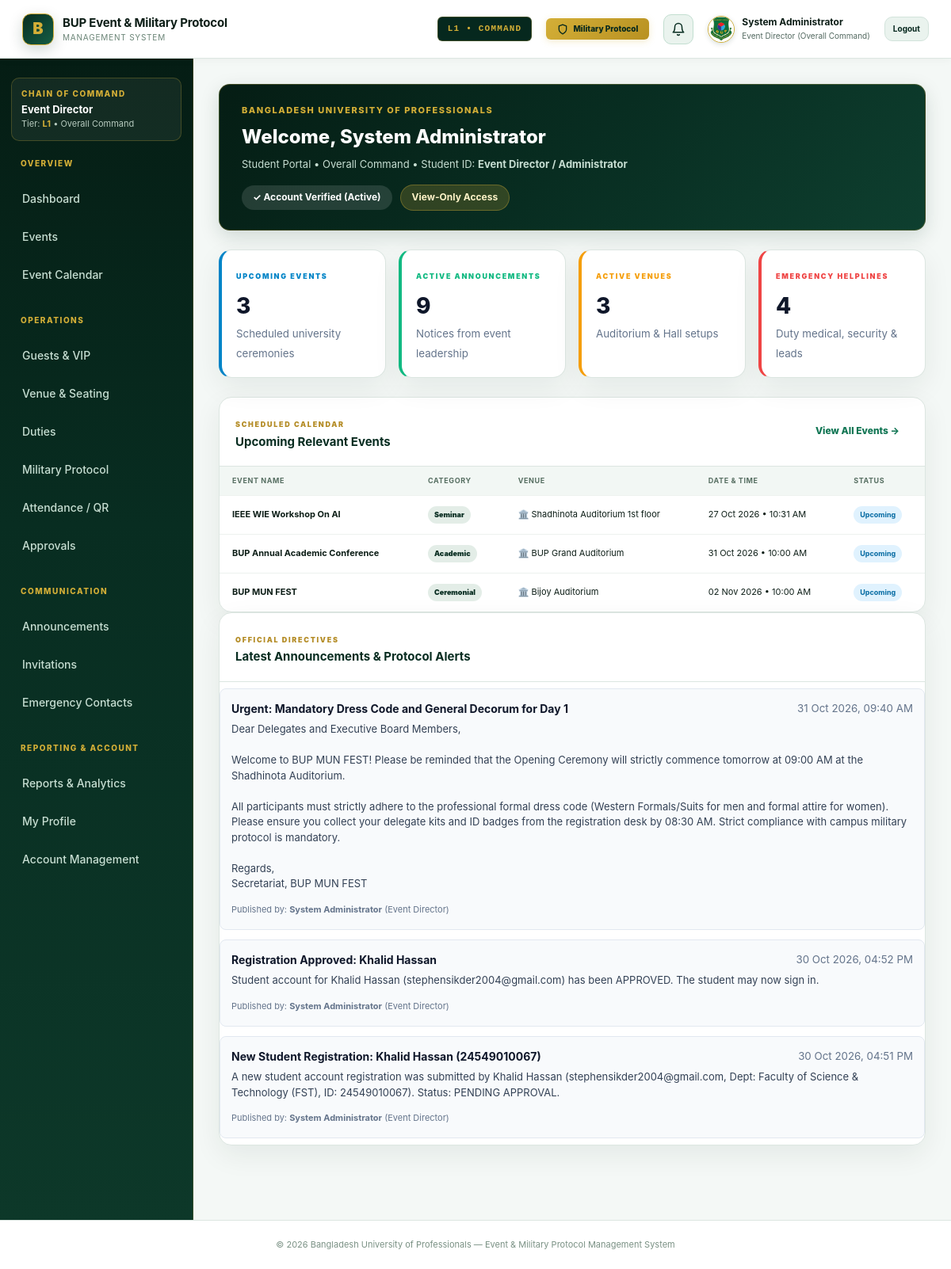
The app's page /student_dashboard.php (signed in) with its own data.
### tables this page shows
CREATE TABLE `events` (
  `id` int(10) unsigned NOT NULL AUTO_INCREMENT,
  `name` varchar(200) NOT NULL,
  `event_type` varchar(60) NOT NULL,
  `mode` enum('Offline','Online','Hybrid') NOT NULL DEFAULT 'Offline',
  `event_date` date NOT NULL,
  `event_time` time NOT NULL,
  `venue` varchar(200) NOT NULL,
  `meeting_link` varchar(255) DEFAULT NULL,
  `description` text DEFAULT NULL,
  `budget_total` decimal(12,2) NOT NULL DEFAULT 0.00,
  `budget_approved` tinyint(1) NOT NULL DEFAULT 0,
  `budget_notes` text DEFAULT NULL,
  `event_director_id` int(10) unsigned DEFAULT NULL,
  `event_coordinator_id` int(10) unsigned DEFAULT NULL,
  `venue_lead_id` int(10) unsigned DEFAULT NULL,
  `backup_person_id` int(10) unsigned DEFAULT NULL,
  `status` enum('Upcoming','Ongoing','Completed','Cancelled') NOT NULL DEFAULT 'Upcoming',
  `priority` tinyint(1) NOT NULL DEFAULT 0,
  `approval_status` enum('Draft','Pending','Approved','Rejected','Confirmed') NOT NULL DEFAULT 'Pending',
  `approved_by` int(10) unsigned DEFAULT NULL,
  `approved_at` datetime DEFAULT NULL,
  `created_by` int(10) unsigned DEFAULT NULL,
  `created_at` timestamp NOT NULL DEFAULT current_timestamp(),
  `updated_at` timestamp NOT NULL DEFAULT current_timestamp() ON UPDATE current_timestamp(),
  PRIMARY KEY (`id`),
  KEY `idx_event_date` (`event_date`),
  KEY `idx_event_status` (`status`),
  KEY `created_by` (`created_by`),
  KEY `approved_by` (`approved_by`),
  CONSTRAINT `events_ibfk_1` FOREIGN KEY (`created_by`) REFERENCES `users` (`id`) ON DELETE SET NULL,
  CONSTRAINT `events_ibfk_2` FOREIGN KEY (`approved_by`) REFERENCES `users` (`id`) ON DELETE SET NULL
);

CREATE TABLE `announcements` (
  `id` int(10) unsigned NOT NULL AUTO_INCREMENT,
  `title` varchar(200) NOT NULL,
  `message` text NOT NULL,
  `created_by` int(10) unsigned DEFAULT NULL,
  `created_at` timestamp NOT NULL DEFAULT current_timestamp(),
  PRIMARY KEY (`id`),
  KEY `created_by` (`created_by`),
  CONSTRAINT `announcements_ibfk_1` FOREIGN KEY (`created_by`) REFERENCES `users` (`id`) ON DELETE SET NULL
);

CREATE TABLE `users` (
  `id` int(10) unsigned NOT NULL AUTO_INCREMENT,
  `name` varchar(120) NOT NULL,
  `email` varchar(160) NOT NULL,
  `password_hash` varchar(255) NOT NULL,
  `role` enum('Admin','Event Director','Event Coordinator','Department Lead','Supervisor','Staff / Volunteer','Military Command','BUP Official','Student') NOT NULL DEFAULT 'Staff / Volunteer',
  `department` varchar(60) DEFAULT NULL,
  `level` enum('L1','L2','L3','L4','L5','L6','L7','L8') NOT NULL DEFAULT 'L5',
  `reports_to_id` int(10) unsigned DEFAULT NULL,
  `backup_person_id` int(10) unsigned DEFAULT NULL,
  `protocol_level` enum('None','Higher Command','Division','Brigade','Battalion','Company','Platoon','Section','Individual Soldier') NOT NULL DEFAULT 'None',
  `parent_command_id` int(10) unsigned DEFAULT NULL,
  `command_code` varchar(50) DEFAULT NULL,
  `designation` varchar(160) DEFAULT NULL,
  `student_id` varchar(50) DEFAULT NULL,
  `phone` varchar(40) DEFAULT NULL,
  `avatar` varchar(255) DEFAULT NULL,
  `status` enum('Active','Inactive','Pending','Rejected') NOT NULL DEFAULT 'Active',
  `failed_attempts` int(11) NOT NULL DEFAULT 0,
  `last_login` datetime DEFAULT NULL,
  `created_at` timestamp NOT NULL DEFAULT current_timestamp(),
  PRIMARY KEY (`id`),
  UNIQUE KEY `email` (`email`)
);

### config/auth.php (called while the page is built, shortened)
<?php
function current_user(): ?array
{
    return $_SESSION['user'] ?? null;
}

### config/config.php (called while the page is built, shortened)
<?php
function e(?string $value): string {
    return htmlspecialchars($value ?? '', ENT_QUOTES, 'UTF-8');
}

### student_dashboard.php (the view, shortened to what this page needs)
<?php
require_once __DIR__ . '/config/auth.php';
$pdo = db();
$user = current_user();
$activeTab = $_GET['tab'] ?? 'overview';
$events = $pdo->query("
    SELECT id, name as title, event_type, venue, event_date, event_time, status, description
    FROM events
    WHERE status IN ('Upcoming', 'Ongoing')
    ORDER BY event_date ASC, event_time ASC
")->fetchAll();
$announcements = $pdo->query("
    SELECT a.*, u.name as publisher_name, u.role as publisher_role
    FROM announcements a
    LEFT JOIN users u ON u.id = a.created_by
    ORDER BY a.created_at DESC
    LIMIT 10
")->fetchAll();
$emergencyContacts = $pdo->query("
    SELECT * FROM emergency_contacts
    ORDER BY department ASC, name ASC
")->fetchAll();
$venueStatus = $pdo->query("
    SELECT venue, COUNT(*) as event_count
    FROM events
    WHERE status IN ('Upcoming', 'Ongoing')
    GROUP BY venue
")->fetchAll();
require __DIR__ . '/includes/header.php';
?>
        <div style="background:linear-gradient(135deg, #051d14 0%, #082d21 50%, #0e3f2f 100%); color:#fff; border-radius:14px; padding:24px 28px; margin-bottom:24px; border:1px solid rgba(212,175,55,0.25); box-shadow:0 8px 24px rgba(8,45,33,0.15);">
            <div style="display:flex; justify-content:space-between; align-items:flex-start; flex-wrap:wrap; gap:16px;">
                <div>
                    <span style="font-size:11px; font-weight:800; letter-spacing:1.5px; text-transform:uppercase; color:#d4af37; display:block; margin-bottom:6px;">
                        BANGLADESH UNIVERSITY OF PROFESSIONALS
                    </span>
                    <h1 style="margin:0; font-size:24px; font-weight:800; color:#ffffff;">
                        Welcome, <?= e($user['name']) ?>
                    </h1>
                    <p style="margin:6px 0 0; color:#c7ded2; font-size:13px;">
                        Student Portal &bull; <?= e($user['department']) ?> &bull; Student ID: <strong><?= e($user['student_id'] ?: $user['designation']) ?></strong>
                    </p>
                </div>
                <div style="display:flex; gap:10px; align-items:center;">
                    <span style="background:rgba(255,255,255,0.12); color:#fff; padding:6px 14px; border-radius:20px; font-size:12px; font-weight:700;">
                        ✓ Account Verified (Active)
                    </span>
                    <span style="background:rgba(212,175,55,0.2); border:1px solid rgba(212,175,55,0.35); color:#fef3c7; padding:6px 14px; border-radius:20px; font-size:12px; font-weight:700;">
                        View-Only Access
                    </span>
                </div>
            </div>
        </div>
        <?php if ($activeTab === 'overview'): ?>
            <div style="display:grid; grid-template-columns:repeat(auto-fit, minmax(200px, 1fr)); gap:16px; margin-bottom:24px;">
                <div class="panel" style="padding:18px; margin-bottom:0; border-left:4px solid #0284c7;">
                    <span class="eyebrow" style="color:#0284c7;">UPCOMING EVENTS</span>
                    <div style="font-size:28px; font-weight:800; color:#0f172a; margin-top:6px;"><?= count($events) ?></div>
                    <small style="color:#64748b;">Scheduled university ceremonies</small>
                </div>
                <div class="panel" style="padding:18px; margin-bottom:0; border-left:4px solid #10b981;">
                    <span class="eyebrow" style="color:#10b981;">ACTIVE ANNOUNCEMENTS</span>
                    <div style="font-size:28px; font-weight:800; color:#0f172a; margin-top:6px;"><?= count($announcements) ?></div>
                    <small style="color:#64748b;">Notices from event leadership</small>
                </div>
                <div class="panel" style="padding:18px; margin-bottom:0; border-left:4px solid #f59e0b;">
                    <span class="eyebrow" style="color:#f59e0b;">ACTIVE VENUES</span>
                    <div style="font-size:28px; font-weight:800; color:#0f172a; margin-top:6px;"><?= count($venueStatus) ?></div>
                    <small style="color:#64748b;">Auditorium &amp; Hall setups</small>
                </div>
                <div class="panel" style="padding:18px; margin-bottom:0; border-left:4px solid #ef4444;">
                    <span class="eyebrow" style="color:#ef4444;">EMERGENCY HELPLINES</span>
                    <div style="font-size:28px; font-weight:800; color:#0f172a; margin-top:6px;"><?= count($emergencyContacts) ?></div>
                    <small style="color:#64748b;">Duty medical, security &amp; leads</small>
                </div>
            </div>
            <section class="panel">
                <div class="panel-head">
                    <div>
                        <span class="eyebrow">SCHEDULED CALENDAR</span>
                        <h2>Upcoming Relevant Events</h2>
                    </div>
                    <a href="?tab=events" class="btn btn-secondary" style="font-size:12px; padding:6px 12px;">View All Events &rarr;</a>
                </div>
                <div class="table-wrap">
                    <table class="user-table">
                        <thead>
                            <tr>
                                <th>Event Name</th>
                                <th>Category</th>
                                <th>Venue</th>
                                <th>Date &amp; Time</th>
                                <th>Status</th>
                            </tr>
                        </thead>
                        <tbody>
                            <?php if (empty($events)): ?>
                                <tr><td colspan="5" style="text-align:center; padding:20px; color:#64748b;">No upcoming events scheduled currently.</td></tr>
                            <?php else: ?>
                                <?php foreach (array_slice($events, 0, 4) as $ev): ?>
                                <tr>
                                    <td><strong><?= e($ev['title']) ?></strong></td>
                                    <td><span class="badge badge-subtle"><?= e($ev['event_type']) ?></span></td>
                                    <td>🏛️ <?= e($ev['venue']) ?></td>
                                    <td><?= date('d M Y', strtotime($ev['event_date'])) ?> &bull; <?= date('h:i A', strtotime($ev['event_time'])) ?></td>
                                    <td><span class="badge" style="background:#e0f2fe; color:#0369a1; font-weight:700;"><?= e($ev['status']) ?></span></td>
                                </tr>
                                <?php endforeach; ?>
                            <?php endif; ?>
                        </tbody>
                    </table>
                </div>
            </section>
            <section class="panel">
                <div class="panel-head">
                    <div>
                        <span class="eyebrow">OFFICIAL DIRECTIVES</span>
                        <h2>Latest Announcements &amp; Protocol Alerts</h2>
                    </div>
                </div>
                <div style="display:flex; flex-direction:column; gap:12px; padding:8px 0;">
                    <?php if (empty($announcements)): ?>
                        <p style="color:#64748b; font-size:13px;">No announcements published yet.</p>
                    <?php else: ?>
                        <?php foreach (array_slice($announcements, 0, 3) as $an): ?>
                            <div style="padding:14px; background:#f8fafc; border:1px solid #e2e8f0; border-radius:8px;">
                                <div style="display:flex; justify-content:space-between; align-items:center; margin-bottom:6px;">
                                    <strong style="color:#0f172a; font-size:14px;"><?= e($an['title']) ?></strong>
                                    <small style="color:#64748b;"><?= date('d M Y, h:i A', strtotime($an['created_at'])) ?></small>
                                </div>
                                <p style="margin:0 0 8px; font-size:13px; color:#334155; line-height:1.5;"><?= nl2br(e($an['message'])) ?></p>
                                <small style="color:#64748b; font-size:11px;">Published by: <strong><?= e($an['publisher_name'] ?? 'BUP Command') ?></strong> (<?= e($an['publisher_role'] ?? 'Authority') ?>)</small>
                            </div>
                        <?php endforeach; ?>
                    <?php endif; ?>
                </div>
            </section>
        <?php endif; ?>
<?php require __DIR__ . '/includes/footer.php'; ?>

### assets/css/style.css (style rules this page uses)
:root { --navy:#082d21; --navy2:#0e3f30; --ink:#0d1e17; --muted:#536960; --line:#dce6e1; --bg:#f4f8f6; --white:#fff; --gold:#d4af37; --gold2:#fcf4db; --green:#15803d; --red:#c33d4b; --blue:#1e598a; --shadow:0 12px 35px rgba(8,45,33,.07); --radius:16px; }
* { box-sizing:border-box }
html { scroll-behavior:smooth }
body { margin:0;font-family:Inter,ui-sans-serif,system-ui,-apple-system,BlinkMacSystemFont,"Segoe UI",sans-serif;background:var(--bg);color:var(--ink);line-height:1.55 }
a { text-decoration:none;color:inherit }
.eyebrow { font-size:9px;font-weight:900;letter-spacing:1.7px;color:#b48c26;text-transform:uppercase }
.btn { border:0;border-radius:10px;padding:10px 15px;font-weight:800;font-size:12px;display:inline-flex;align-items:center;justify-content:center;gap:7px;transition:.2s }
.panel { background:#fff;border:1px solid var(--line);border-radius:var(--radius);box-shadow:var(--shadow);overflow:hidden }
.panel-head { padding:19px 20px;border-bottom:1px solid var(--line);display:flex;align-items:center;justify-content:space-between;gap:15px }
.panel-head h2 { margin:0;font-size:15px;color:#082d21 }
.panel-head a { font-size:11px;color:#107553;font-weight:800 }
.table-wrap { overflow:auto }
table { border-collapse:collapse;width:100%;font-size:11px }
th { text-align:left;background:#f2f7f4;color:#576f62;font-size:9px;letter-spacing:.6px;text-transform:uppercase;padding:11px 16px;white-space:nowrap }
td { padding:13px 16px;border-top:1px solid #edf2ef;vertical-align:middle }
td strong { display:block }
.badge { display:inline-block;border-radius:999px;padding:4px 8px;font-size:9px;font-weight:900;background:#e3ede7;color:var(--navy) }
body:has(.app-shell) { overflow: hidden; }

### records on screen
events: name "IEEE WIE Workshop On AI", event_type "Seminar", venue "Shadhinota Auditorium 1st floor", event_date "27 Oct 2026", event_time "10:31 AM", status "Upcoming"
events: name "BUP Annual Academic Conference", event_type "Academic", venue "BUP Grand Auditorium", event_date "31 Oct 2026", event_time "10:00 AM", status "Upcoming"
events: name "BUP MUN FEST", event_type "Ceremonial", venue "Bijoy Auditorium", event_date "02 Nov 2026", event_time "10:00 AM", status "Upcoming"
announcements: title "Urgent: Mandatory Dress Code and General Decorum for Day 1", created_at "31 Oct 2026, 09:40 AM", message "Dear Delegates and Executive Board Members, Welcome to BUP MUN FEST! Please be reminded that the Opening Ceremony will strictly commence tomorrow at 09:00 AM at the Shadhinota Auditorium. All participants must strictly adhere to the professional formal dress code (Western Formals/Suits for men and formal attire for women). Please ensure you collect your delegate kits and ID badges from the registration desk by 08:30 AM. Strict compliance with campus military protocol is mandatory. Regards, Secretariat, BUP MUN FEST", created_by.name "System Administrator", created_by.role "Event Director"
announcements: title "Registration Approved: Khalid Hassan", created_at "30 Oct 2026, 04:52 PM", message "Student account for Khalid Hassan (stephensikder2004@gmail.com) has been APPROVED. The student may now sign in.", created_by.name "System Administrator", created_by.role "Event Director"
announcements: title "New Student Registration: Khalid Hassan (24549010067)", created_at "30 Oct 2026, 04:51 PM", message "A new student account registration was submitted by Khalid Hassan (stephensikder2004@gmail.com, Dept: Faculty of Science & Technology (FST), ID: 24549010067). Status: PENDING APPROVAL.", created_by.name "System Administrator", created_by.role "Event Director"

### other values on screen
$b['label'] "L1 • COMMAND"
$isSupervisor ? 'Supervisor' : current_user()['name'] "System Administrator"
current_user()['role'] "Event Director"
current_department() "Overall Command"
current_level() "L1"
$user['name'] "System Administrator"
$user['department'] "Overall Command"
$user['student_id'] ?: $user['designation'] "Event Director / Administrator"
count($events) "3"
count($announcements) "9"
count($venueStatus) "3"
count($emergencyContacts) "4"
